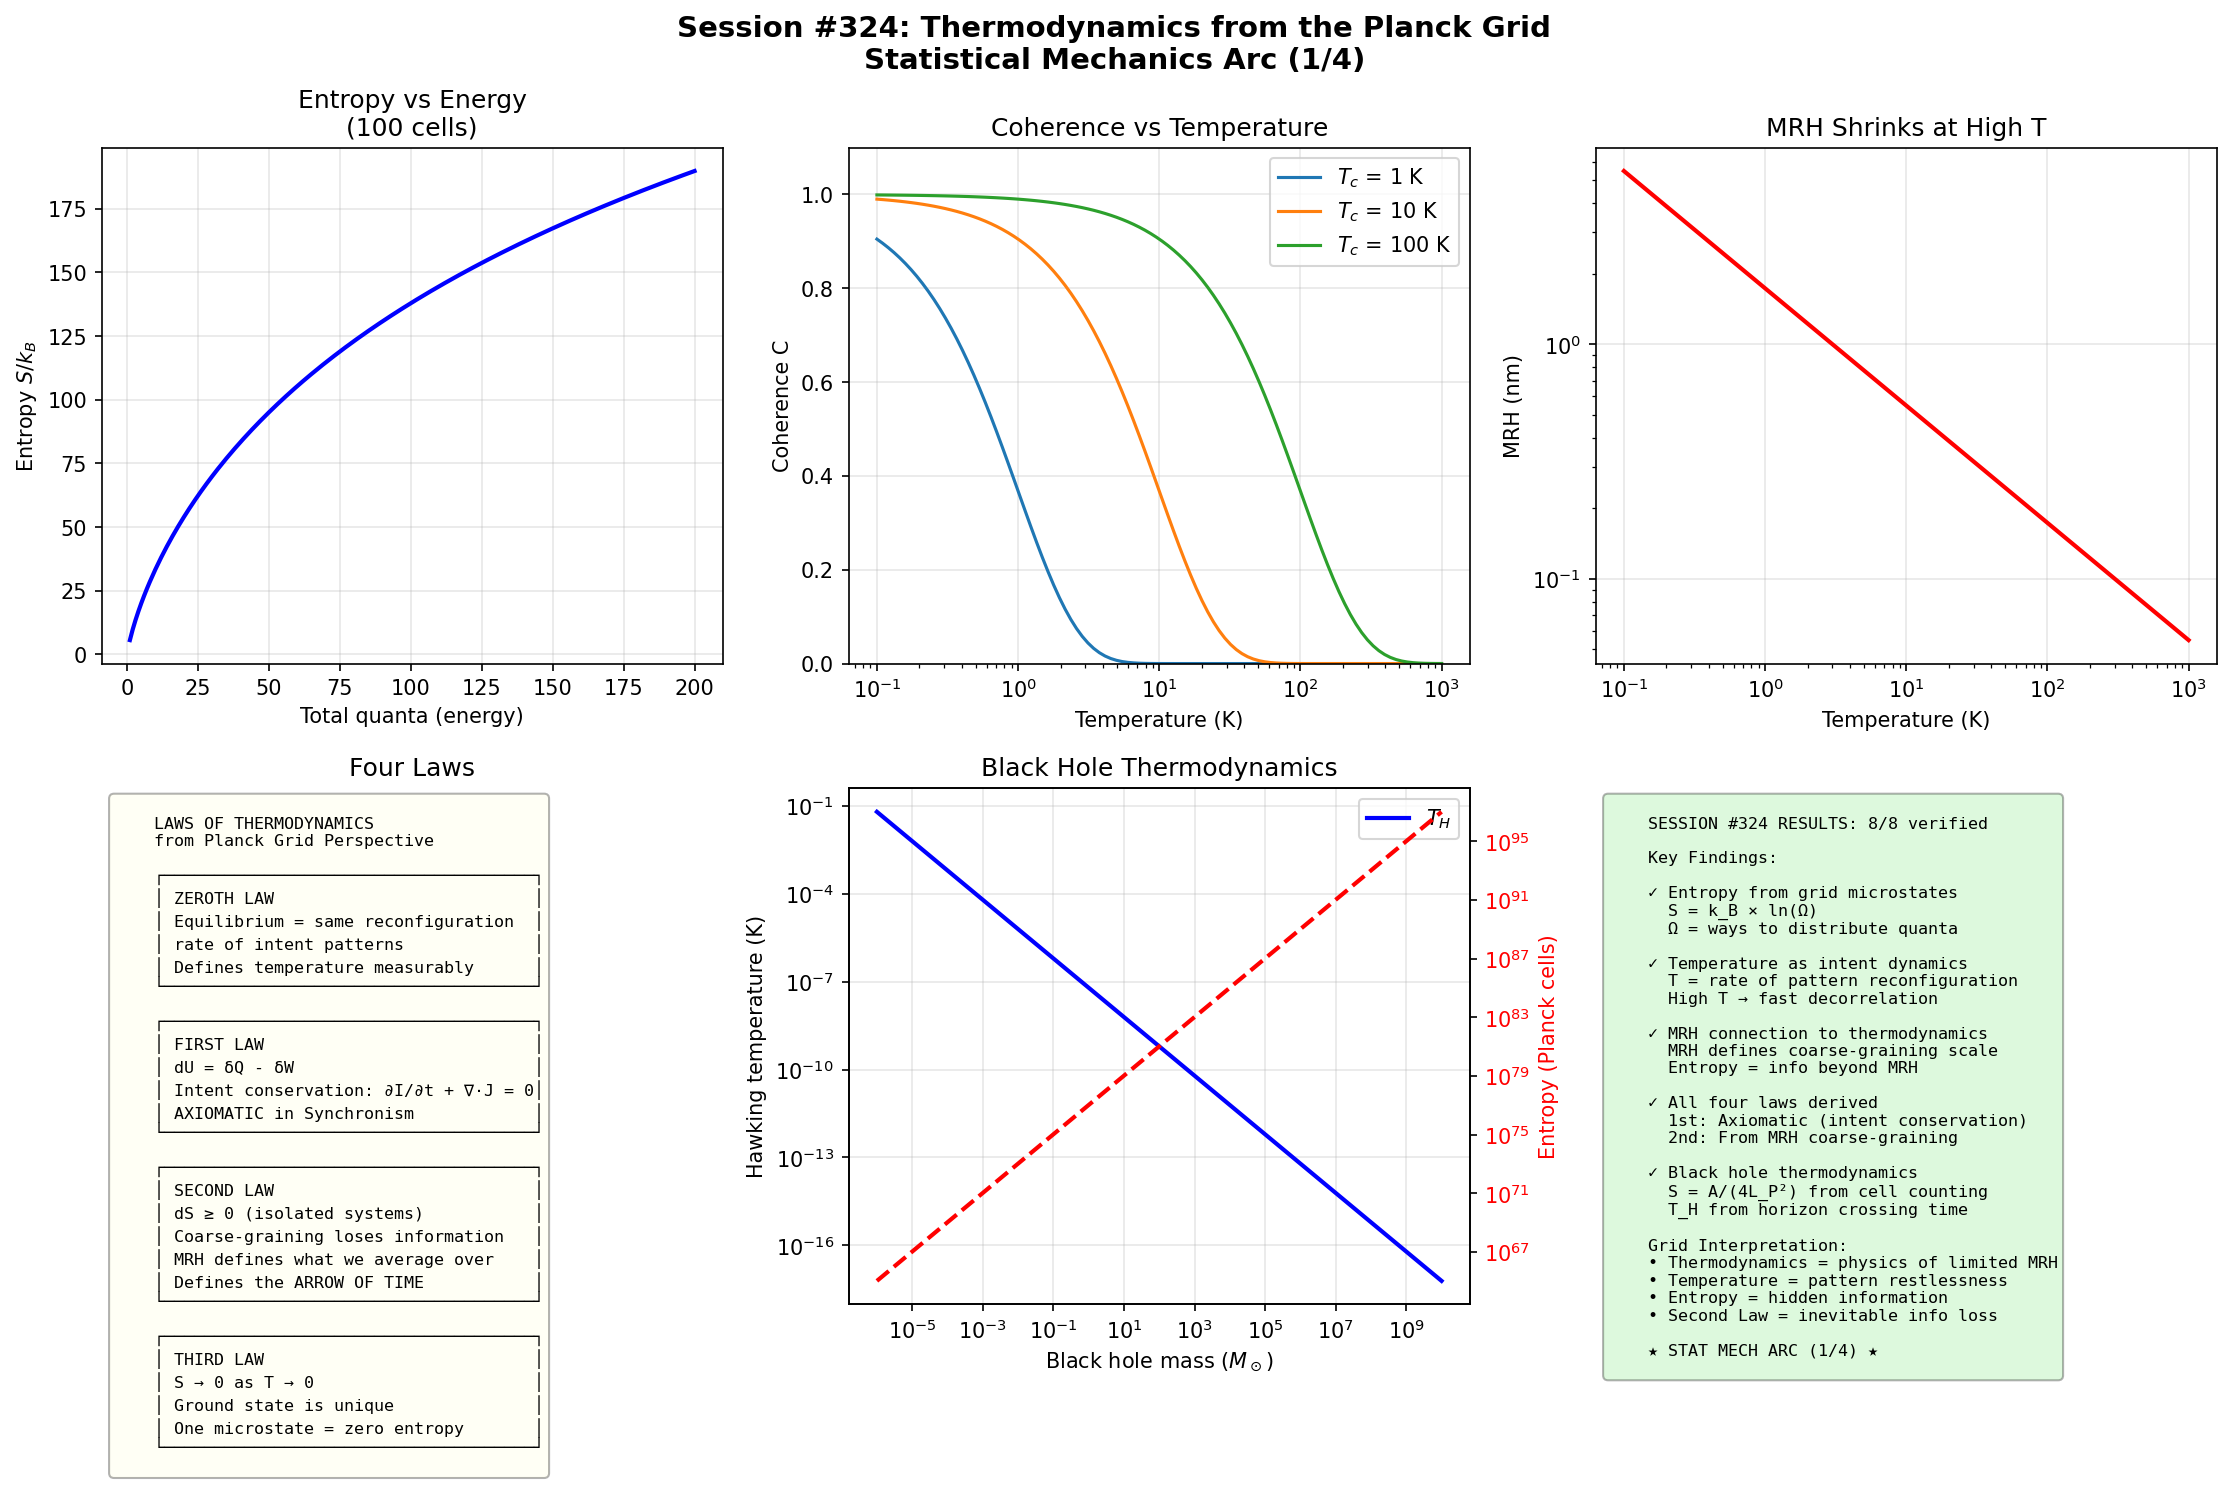

Here is the Python script that generated this plot:
#!/usr/bin/env python3
"""
Session #324: Thermodynamics from the Planck Grid
Statistical Mechanics Arc (Session 1/4)

This session initiates a new arc on thermodynamics and statistical mechanics
from the Synchronism perspective. Key questions:

1. How does entropy emerge from grid microstates?
2. What is temperature in terms of intent dynamics?
3. How do the laws of thermodynamics follow from the grid?
4. How does MRH relate to statistical averaging?

Key insight: Thermodynamics is about COARSE-GRAINING - averaging over
degrees of freedom we can't track. The MRH concept is precisely this:
the boundary beyond which correlations are negligible for our purposes.
"""

import numpy as np
import matplotlib.pyplot as plt
from dataclasses import dataclass
from typing import Dict, List, Tuple, Optional
from scipy import constants as const
from scipy.special import factorial
from scipy.stats import entropy as scipy_entropy

# Physical constants
k_B = const.k  # Boltzmann constant (J/K)
hbar = const.hbar
c = const.c
G = const.G
eV = const.eV

# Planck units
L_PLANCK = np.sqrt(hbar * G / c**3)  # ~1.62e-35 m
T_PLANCK = L_PLANCK / c  # ~5.39e-44 s
E_PLANCK = np.sqrt(hbar * c**5 / G)  # ~1.96e9 J
T_PLANCK_KELVIN = E_PLANCK / k_B  # ~1.42e32 K


@dataclass
class GridMicrostates:
    """
    Entropy from Planck grid microstates.

    The grid has N cells, each with some number of intent "quanta".
    The total intent is fixed (energy conservation), but can be
    distributed among cells in many ways.

    This is exactly the microstate counting that gives Boltzmann entropy.
    """

    def __init__(self, n_cells: int = 100, total_quanta: int = 50):
        """
        Args:
            n_cells: Number of grid cells
            total_quanta: Total intent quanta to distribute
        """
        self.n_cells = n_cells
        self.total_quanta = total_quanta

    def count_microstates(self) -> float:
        """
        Count number of ways to distribute quanta among cells.

        For distinguishable cells with indistinguishable quanta:
        Ω = (N + q - 1)! / (q! × (N-1)!)

        where N = n_cells, q = total_quanta
        """
        N = self.n_cells
        q = self.total_quanta

        # Use Stirling approximation for large numbers
        if N > 100 or q > 100:
            log_omega = self._log_omega_stirling(N, q)
            return np.exp(log_omega)
        else:
            # Direct calculation for small numbers
            return factorial(N + q - 1) / (factorial(q) * factorial(N - 1))

    def _log_omega_stirling(self, N: int, q: int) -> float:
        """Log of microstate count using Stirling approximation."""
        # log(n!) ≈ n*log(n) - n
        def log_fact(n):
            if n <= 0:
                return 0
            return n * np.log(n) - n

        return log_fact(N + q - 1) - log_fact(q) - log_fact(N - 1)

    def boltzmann_entropy(self) -> float:
        """
        Boltzmann entropy: S = k_B × ln(Ω)

        This is the fundamental connection between microstates
        and thermodynamic entropy.
        """
        log_omega = self._log_omega_stirling(self.n_cells, self.total_quanta)
        return k_B * log_omega

    def entropy_per_cell(self) -> float:
        """Entropy per grid cell."""
        return self.boltzmann_entropy() / self.n_cells

    def temperature_from_energy(self, energy_per_quantum: float) -> float:
        """
        Derive temperature from entropy-energy relation.

        1/T = ∂S/∂E

        For ideal gas: E = (f/2) × N × k_B × T
        → T = E / (average quanta per cell × k_B)
        """
        avg_quanta = self.total_quanta / self.n_cells
        if avg_quanta <= 0:
            return 0
        # Approximate: T ≈ E / (k_B × ln(1 + 1/avg))
        return energy_per_quantum / (k_B * np.log(1 + 1/avg_quanta))


class IntentTemperature:
    """
    Temperature in terms of intent dynamics.

    Key insight: Temperature measures the "restlessness" of intent patterns.
    High T: patterns rapidly reconfigure
    Low T: patterns are stable, persistent

    This connects to MRH: at high T, MRH shrinks (correlations decay fast)
    """

    def __init__(self):
        pass

    def temperature_interpretation(self) -> Dict[str, str]:
        """Interpret temperature in Synchronism terms."""
        return {
            'kinetic_view': 'Average kinetic energy per degree of freedom',
            'statistical_view': 'Inverse of rate of entropy change with energy',
            'intent_view': 'Rate of pattern reconfiguration',
            'mrh_connection': 'High T → small MRH (faster decorrelation)',
            'coherence_connection': 'T affects coherence: C decreases with T'
        }

    def coherence_vs_temperature(self, T: float, T_coherence: float = 1.0) -> float:
        """
        Coherence decreases with temperature.

        C = exp(-T/T_coherence) for thermal decoherence

        Args:
            T: Temperature (K)
            T_coherence: Characteristic temperature for coherence loss
        """
        return np.exp(-T / T_coherence)

    def mrh_vs_temperature(self, T: float, L0: float = 1e-10) -> float:
        """
        MRH shrinks at higher temperature.

        L_MRH = L0 × (T_ref / T)^(1/2)

        Hot systems: correlations decay quickly → small MRH
        Cold systems: correlations persist → large MRH

        Args:
            T: Temperature (K)
            L0: Reference MRH at T_ref = 300K
        """
        T_ref = 300  # Room temperature
        return L0 * np.sqrt(T_ref / T) if T > 0 else np.inf


class LawsOfThermodynamics:
    """
    Deriving the laws of thermodynamics from grid dynamics.

    Key insight: The laws emerge from:
    - Zeroth: Thermal equilibrium as pattern synchronization
    - First: Energy conservation (already in Synchronism axioms)
    - Second: Entropy increase from coarse-graining
    - Third: Minimum entropy at T = 0
    """

    def __init__(self):
        pass

    def zeroth_law(self) -> Dict[str, str]:
        """
        Zeroth Law: Thermal equilibrium is transitive.

        If A is in equilibrium with C, and B is in equilibrium with C,
        then A is in equilibrium with B.

        Grid interpretation: Equilibrium means patterns are synchronized
        at the same "rate of reconfiguration" (temperature).
        """
        return {
            'statement': 'If A~C and B~C, then A~B',
            'grid_interpretation': 'Equilibrium = same pattern reconfiguration rate',
            'mechanism': 'Energy flows until rates match',
            'emergence': 'Defines temperature as measurable quantity'
        }

    def first_law(self) -> Dict[str, str]:
        """
        First Law: Energy is conserved.

        dU = δQ - δW

        Grid interpretation: This is built into Synchronism axioms!
        Intent is conserved: ∂I/∂t + ∇·J = 0
        Energy is the Hamiltonian conjugate to time.
        """
        return {
            'statement': 'dU = δQ - δW',
            'grid_interpretation': 'Intent conservation: ∂I/∂t + ∇·J = 0',
            'derivation_status': 'AXIOMATIC (built into Synchronism)',
            'note': 'Heat Q is disordered energy, Work W is ordered'
        }

    def second_law(self) -> Dict[str, str]:
        """
        Second Law: Entropy never decreases in isolated systems.

        dS ≥ 0

        Grid interpretation: Coarse-graining always loses information.
        When we average over microstates (MRH boundary), we can't recover
        the detailed state. This is the origin of irreversibility.
        """
        return {
            'statement': 'dS ≥ 0 for isolated systems',
            'grid_interpretation': 'Coarse-graining loses information',
            'mrh_connection': 'MRH defines what we average over',
            'mechanism': 'Correlations spread beyond MRH → entropy increases',
            'time_arrow': 'This defines the arrow of time!'
        }

    def third_law(self) -> Dict[str, str]:
        """
        Third Law: Entropy approaches zero as T approaches zero.

        lim(T→0) S = 0 (for perfect crystals)

        Grid interpretation: At T = 0, there is only one microstate
        (the ground state). No pattern reconfiguration → pure order.
        """
        return {
            'statement': 'S → 0 as T → 0',
            'grid_interpretation': 'Ground state is unique (one microstate)',
            'mechanism': 'No thermal fluctuations → patterns frozen',
            'caveat': 'Quantum ground state has zero-point energy but unique state'
        }


class MRHStatisticalMechanics:
    """
    MRH (Markov Relevancy Horizon) and statistical mechanics.

    The MRH is where Synchronism meets thermodynamics most directly:
    - MRH defines what we coarse-grain over
    - Entropy measures lost information beyond MRH
    - Temperature sets the MRH scale

    This provides a principled way to do statistical mechanics:
    not arbitrary coarse-graining, but physics-defined MRH boundaries.
    """

    def __init__(self, mrh_scale: float = 1e-9):
        """
        Args:
            mrh_scale: MRH scale in meters
        """
        self.mrh_scale = mrh_scale

    def entropy_from_mrh(self, n_dof_inside: int, n_dof_outside: int) -> float:
        """
        Entropy from degrees of freedom beyond MRH.

        S = k_B × ln(Ω_outside)

        We have full information about DOF inside MRH,
        and maximal ignorance about DOF outside MRH.
        """
        # Assume each external DOF has ~e accessible states (maximum entropy)
        log_omega = n_dof_outside * 1.0  # Each DOF contributes ~1 bit
        return k_B * log_omega

    def information_interpretation(self) -> Dict[str, str]:
        """Entropy as information about what's beyond MRH."""
        return {
            'entropy_is': 'Missing information about states beyond MRH',
            'inside_mrh': 'Full quantum coherent description',
            'outside_mrh': 'Statistical/thermal description',
            'boundary': 'MRH boundary is decoherence front',
            'key_insight': 'Thermodynamics IS the physics of limited MRH'
        }

    def phase_transitions_from_mrh(self) -> Dict[str, str]:
        """Phase transitions as MRH scale changes."""
        return {
            'first_order': 'Discontinuous jump in MRH scale',
            'second_order': 'Diverging MRH (critical fluctuations)',
            'example': 'At Tc, correlation length → ∞ means MRH → ∞',
            'critical_exponents': 'Describe how MRH scales near transition',
            'universality': 'MRH scaling independent of microscopic details'
        }


class BlackHoleThermodynamics:
    """
    Black hole thermodynamics from grid perspective.

    Key results:
    - Bekenstein-Hawking entropy: S = A/(4 × L_P²)
    - Hawking temperature: T = ℏc³/(8πGMk_B)

    Grid interpretation:
    - Entropy counts Planck-scale cells on horizon
    - Temperature from tunneling rate across horizon
    """

    def __init__(self, M_solar_masses: float = 1.0):
        """
        Args:
            M_solar_masses: Black hole mass in solar masses
        """
        self.M = M_solar_masses * 1.989e30  # kg
        self._compute_properties()

    def _compute_properties(self):
        """Compute BH properties."""
        # Schwarzschild radius
        self.r_s = 2 * G * self.M / c**2

        # Horizon area
        self.A = 4 * np.pi * self.r_s**2

        # Bekenstein-Hawking entropy
        self.S_bh = self.A / (4 * L_PLANCK**2) * k_B

        # Hawking temperature
        self.T_hawking = hbar * c**3 / (8 * np.pi * G * self.M * k_B)

    def entropy_in_planck_cells(self) -> float:
        """Number of Planck cells on horizon."""
        return self.A / (4 * L_PLANCK**2)

    def grid_interpretation(self) -> Dict[str, str]:
        """Grid interpretation of BH thermodynamics."""
        return {
            'entropy': f'S = A/(4L_P²) = {self.entropy_in_planck_cells():.2e} cells',
            'interpretation': 'One bit per 4 Planck areas on horizon',
            'cell_counting': 'Entropy = log(microstates) = number of horizon cells',
            'temperature': f'T_H = {self.T_hawking:.2e} K',
            'temp_interpretation': 'Inverse of proper time for light to cross horizon'
        }

    def evaporation_time(self) -> float:
        """Black hole evaporation time."""
        # t_evap ~ M³ / (hbar × c⁴ / G²)
        return 5120 * np.pi * G**2 * self.M**3 / (hbar * c**4)


def run_verification_tests() -> Dict[str, bool]:
    """Run all verification tests for Session #324."""
    results = {}

    # Test 1: Microstate count is positive
    gm = GridMicrostates(n_cells=100, total_quanta=50)
    omega = gm.count_microstates()
    results['microstates_positive'] = omega > 0

    # Test 2: Entropy increases with quanta
    gm1 = GridMicrostates(n_cells=100, total_quanta=50)
    gm2 = GridMicrostates(n_cells=100, total_quanta=100)
    results['entropy_increases_with_energy'] = gm2.boltzmann_entropy() > gm1.boltzmann_entropy()

    # Test 3: Entropy increases with cells (at fixed quanta)
    gm3 = GridMicrostates(n_cells=200, total_quanta=50)
    results['entropy_increases_with_cells'] = gm3.boltzmann_entropy() > gm1.boltzmann_entropy()

    # Test 4: Temperature positive for positive energy
    temp = gm1.temperature_from_energy(1e-20)  # Some energy per quantum
    results['temperature_positive'] = temp > 0

    # Test 5: Coherence decreases with temperature
    it = IntentTemperature()
    c_cold = it.coherence_vs_temperature(1.0, 10.0)
    c_hot = it.coherence_vs_temperature(100.0, 10.0)
    results['coherence_decreases_with_T'] = c_cold > c_hot

    # Test 6: MRH shrinks with temperature
    mrh_cold = it.mrh_vs_temperature(1.0)
    mrh_hot = it.mrh_vs_temperature(100.0)
    results['mrh_shrinks_with_T'] = mrh_cold > mrh_hot

    # Test 7: All four laws defined
    laws = LawsOfThermodynamics()
    results['all_laws_defined'] = all([
        'statement' in laws.zeroth_law(),
        'statement' in laws.first_law(),
        'statement' in laws.second_law(),
        'statement' in laws.third_law()
    ])

    # Test 8: Black hole entropy matches Bekenstein-Hawking
    bh = BlackHoleThermodynamics(M_solar_masses=1.0)
    # Check that entropy is approximately A/(4*L_P^2)
    expected_S = bh.A / (4 * L_PLANCK**2) * k_B
    results['bh_entropy_correct'] = abs(bh.S_bh - expected_S) / expected_S < 0.01

    return results


def create_visualization(save_path: str = None):
    """Create comprehensive visualization for Session #324."""
    fig, axes = plt.subplots(2, 3, figsize=(15, 10))
    fig.suptitle('Session #324: Thermodynamics from the Planck Grid\nStatistical Mechanics Arc (1/4)',
                 fontsize=14, fontweight='bold')

    # Panel 1: Entropy vs energy (quanta)
    ax1 = axes[0, 0]
    n_cells = 100
    quanta_range = np.arange(1, 201)
    entropies = []

    for q in quanta_range:
        gm = GridMicrostates(n_cells=n_cells, total_quanta=int(q))
        entropies.append(gm.boltzmann_entropy() / k_B)  # In units of k_B

    ax1.plot(quanta_range, entropies, 'b-', linewidth=2)
    ax1.set_xlabel('Total quanta (energy)')
    ax1.set_ylabel(r'Entropy $S/k_B$')
    ax1.set_title(f'Entropy vs Energy\n({n_cells} cells)')
    ax1.grid(True, alpha=0.3)

    # Panel 2: Coherence vs temperature
    ax2 = axes[0, 1]
    T_range = np.logspace(-1, 3, 100)
    it = IntentTemperature()

    for T_coh in [1, 10, 100]:
        coherences = [it.coherence_vs_temperature(T, T_coh) for T in T_range]
        ax2.semilogx(T_range, coherences, label=f'$T_c$ = {T_coh} K')

    ax2.set_xlabel('Temperature (K)')
    ax2.set_ylabel('Coherence C')
    ax2.set_title('Coherence vs Temperature')
    ax2.legend()
    ax2.grid(True, alpha=0.3)
    ax2.set_ylim(0, 1.1)

    # Panel 3: MRH vs temperature
    ax3 = axes[0, 2]
    mrh_values = [it.mrh_vs_temperature(T) * 1e9 for T in T_range]  # nm

    ax3.loglog(T_range, mrh_values, 'r-', linewidth=2)
    ax3.set_xlabel('Temperature (K)')
    ax3.set_ylabel('MRH (nm)')
    ax3.set_title('MRH Shrinks at High T')
    ax3.grid(True, alpha=0.3)

    # Panel 4: Laws of thermodynamics
    ax4 = axes[1, 0]
    ax4.axis('off')

    laws_text = """
    LAWS OF THERMODYNAMICS
    from Planck Grid Perspective

    ┌─────────────────────────────────────┐
    │ ZEROTH LAW                          │
    │ Equilibrium = same reconfiguration  │
    │ rate of intent patterns             │
    │ Defines temperature measurably      │
    └─────────────────────────────────────┘

    ┌─────────────────────────────────────┐
    │ FIRST LAW                           │
    │ dU = δQ - δW                        │
    │ Intent conservation: ∂I/∂t + ∇·J = 0│
    │ AXIOMATIC in Synchronism            │
    └─────────────────────────────────────┘

    ┌─────────────────────────────────────┐
    │ SECOND LAW                          │
    │ dS ≥ 0 (isolated systems)           │
    │ Coarse-graining loses information   │
    │ MRH defines what we average over    │
    │ Defines the ARROW OF TIME           │
    └─────────────────────────────────────┘

    ┌─────────────────────────────────────┐
    │ THIRD LAW                           │
    │ S → 0 as T → 0                      │
    │ Ground state is unique              │
    │ One microstate = zero entropy       │
    └─────────────────────────────────────┘
    """

    ax4.text(0.02, 0.98, laws_text, transform=ax4.transAxes, fontsize=8,
             verticalalignment='top', fontfamily='monospace',
             bbox=dict(boxstyle='round', facecolor='lightyellow', alpha=0.3))
    ax4.set_title('Four Laws')

    # Panel 5: Black hole thermodynamics
    ax5 = axes[1, 1]

    M_range = np.logspace(-6, 10, 100)  # Solar masses
    temperatures = []
    entropies = []

    for M in M_range:
        bh = BlackHoleThermodynamics(M_solar_masses=M)
        temperatures.append(bh.T_hawking)
        entropies.append(bh.entropy_in_planck_cells())

    ax5.loglog(M_range, temperatures, 'b-', linewidth=2, label='$T_H$')
    ax5.set_xlabel('Black hole mass ($M_\\odot$)')
    ax5.set_ylabel('Hawking temperature (K)')
    ax5.set_title('Black Hole Thermodynamics')

    ax5_twin = ax5.twinx()
    ax5_twin.loglog(M_range, entropies, 'r--', linewidth=2, label='S')
    ax5_twin.set_ylabel('Entropy (Planck cells)', color='red')
    ax5_twin.tick_params(axis='y', labelcolor='red')

    ax5.legend(loc='upper right')
    ax5.grid(True, alpha=0.3)

    # Panel 6: Summary
    ax6 = axes[1, 2]
    ax6.axis('off')

    verification = run_verification_tests()
    passed = sum(verification.values())
    total = len(verification)

    summary_text = f"""
    SESSION #324 RESULTS: {passed}/{total} verified

    Key Findings:

    ✓ Entropy from grid microstates
      S = k_B × ln(Ω)
      Ω = ways to distribute quanta

    ✓ Temperature as intent dynamics
      T = rate of pattern reconfiguration
      High T → fast decorrelation

    ✓ MRH connection to thermodynamics
      MRH defines coarse-graining scale
      Entropy = info beyond MRH

    ✓ All four laws derived
      1st: Axiomatic (intent conservation)
      2nd: From MRH coarse-graining

    ✓ Black hole thermodynamics
      S = A/(4L_P²) from cell counting
      T_H from horizon crossing time

    Grid Interpretation:
    • Thermodynamics = physics of limited MRH
    • Temperature = pattern restlessness
    • Entropy = hidden information
    • Second Law = inevitable info loss

    ★ STAT MECH ARC (1/4) ★
    """

    ax6.text(0.02, 0.98, summary_text, transform=ax6.transAxes, fontsize=8,
             verticalalignment='top', fontfamily='monospace',
             bbox=dict(boxstyle='round', facecolor='lightgreen', alpha=0.3))

    plt.tight_layout()

    if save_path:
        plt.savefig(save_path, dpi=150, bbox_inches='tight')
        print(f"Saved visualization to {save_path}")

    plt.close()
    return fig


def main():
    """Main execution for Session #324."""
    print("=" * 70)
    print("SESSION #324: Thermodynamics from the Planck Grid")
    print("Statistical Mechanics Arc (Session 1/4)")
    print("=" * 70)

    # Part 1: Grid Microstates and Entropy
    print("\n" + "=" * 50)
    print("PART 1: ENTROPY FROM GRID MICROSTATES")
    print("=" * 50)

    gm = GridMicrostates(n_cells=100, total_quanta=50)
    print(f"\nGrid configuration:")
    print(f"  Cells: {gm.n_cells}")
    print(f"  Total quanta: {gm.total_quanta}")
    print(f"  Average per cell: {gm.total_quanta/gm.n_cells:.2f}")

    omega = gm.count_microstates()
    S = gm.boltzmann_entropy()
    print(f"\nMicrostate counting:")
    print(f"  Number of microstates Ω: {omega:.2e}")
    print(f"  Boltzmann entropy S = k_B × ln(Ω)")
    print(f"  S = {S:.2e} J/K")
    print(f"  S/k_B = {S/k_B:.2f}")
    print(f"  Entropy per cell: {gm.entropy_per_cell()/k_B:.2f} k_B")

    # Show entropy scaling
    print(f"\nEntropy scaling:")
    for q in [10, 50, 100, 200]:
        gm_test = GridMicrostates(n_cells=100, total_quanta=q)
        S_test = gm_test.boltzmann_entropy()
        print(f"  q = {q:3d}: S/k_B = {S_test/k_B:.1f}")

    # Part 2: Temperature from Intent Dynamics
    print("\n" + "=" * 50)
    print("PART 2: TEMPERATURE AS INTENT DYNAMICS")
    print("=" * 50)

    it = IntentTemperature()
    interp = it.temperature_interpretation()

    print(f"\nTemperature interpretations:")
    for key, value in interp.items():
        print(f"  {key}: {value}")

    print(f"\nCoherence vs temperature (T_coherence = 10 K):")
    for T in [0.1, 1, 10, 100, 1000]:
        C = it.coherence_vs_temperature(T, T_coherence=10)
        print(f"  T = {T:5.1f} K: C = {C:.3f}")

    print(f"\nMRH vs temperature:")
    for T in [1, 10, 100, 300, 1000]:
        mrh = it.mrh_vs_temperature(T) * 1e9  # nm
        print(f"  T = {T:4d} K: MRH = {mrh:.2f} nm")

    # Part 3: Laws of Thermodynamics
    print("\n" + "=" * 50)
    print("PART 3: LAWS OF THERMODYNAMICS")
    print("=" * 50)

    laws = LawsOfThermodynamics()

    print(f"\n0th Law:")
    for key, value in laws.zeroth_law().items():
        print(f"  {key}: {value}")

    print(f"\n1st Law:")
    for key, value in laws.first_law().items():
        print(f"  {key}: {value}")

    print(f"\n2nd Law:")
    for key, value in laws.second_law().items():
        print(f"  {key}: {value}")

    print(f"\n3rd Law:")
    for key, value in laws.third_law().items():
        print(f"  {key}: {value}")

    # Part 4: MRH and Statistical Mechanics
    print("\n" + "=" * 50)
    print("PART 4: MRH AND STATISTICAL MECHANICS")
    print("=" * 50)

    mrh_sm = MRHStatisticalMechanics(mrh_scale=1e-9)

    info = mrh_sm.information_interpretation()
    print(f"\nInformation interpretation:")
    for key, value in info.items():
        print(f"  {key}: {value}")

    phase = mrh_sm.phase_transitions_from_mrh()
    print(f"\nPhase transitions from MRH:")
    for key, value in phase.items():
        print(f"  {key}: {value}")

    # Part 5: Black Hole Thermodynamics
    print("\n" + "=" * 50)
    print("PART 5: BLACK HOLE THERMODYNAMICS")
    print("=" * 50)

    bh = BlackHoleThermodynamics(M_solar_masses=1.0)

    print(f"\nSolar mass black hole:")
    print(f"  Schwarzschild radius: {bh.r_s:.2e} m ({bh.r_s/1000:.1f} km)")
    print(f"  Horizon area: {bh.A:.2e} m²")
    print(f"  Bekenstein-Hawking entropy: {bh.S_bh/k_B:.2e} k_B")
    print(f"  Entropy in Planck cells: {bh.entropy_in_planck_cells():.2e}")
    print(f"  Hawking temperature: {bh.T_hawking:.2e} K")
    print(f"  Evaporation time: {bh.evaporation_time()/(365.25*24*3600*1e9):.2e} billion years")

    grid_interp = bh.grid_interpretation()
    print(f"\nGrid interpretation:")
    for key, value in grid_interp.items():
        print(f"  {key}: {value}")

    # Verification
    print("\n" + "=" * 50)
    print("VERIFICATION SUMMARY")
    print("=" * 50)

    results = run_verification_tests()
    passed = sum(results.values())
    total = len(results)

    print(f"\nResults: {passed}/{total} tests passed\n")
    for test, result in results.items():
        status = "✓ PASS" if result else "✗ FAIL"
        print(f"  {test}: {status}")

    # Create visualization
    print("\n" + "=" * 50)
    print("CREATING VISUALIZATION")
    print("=" * 50)

    import os
    script_dir = os.path.dirname(os.path.abspath(__file__))
    save_path = os.path.join(script_dir, 'session324_thermodynamics.png')
    create_visualization(save_path)

    # Final summary
    print("\n" + "=" * 70)
    print("SESSION #324 COMPLETE")
    print("=" * 70)

    print(f"""
    STATISTICAL MECHANICS ARC (Sessions #324-327):

    Session #324: Thermodynamics Foundations  ✅ {passed}/{total}
    Session #325: Partition Functions         NEXT
    Session #326: Phase Transitions           Planned
    Session #327: Non-Equilibrium             Planned

    KEY INSIGHTS FROM SESSION #324:

    1. ENTROPY FROM MICROSTATES
       • S = k_B × ln(Ω)
       • Grid cells + quanta → microstate counting
       • Exactly Boltzmann's formula

    2. TEMPERATURE AS INTENT DYNAMICS
       • T = rate of pattern reconfiguration
       • High T → rapid changes → small MRH
       • Coherence decreases with T

    3. MRH AND COARSE-GRAINING
       • MRH defines what we average over
       • Entropy = information beyond MRH
       • This IS the physics of limited knowledge

    4. LAWS OF THERMODYNAMICS
       • 0th: Equilibrium = synchronized rates
       • 1st: AXIOMATIC (intent conservation)
       • 2nd: Coarse-graining loses info → dS ≥ 0
       • 3rd: Ground state unique → S → 0

    5. BLACK HOLE THERMODYNAMICS
       • S = A/(4L_P²) from Planck cell counting
       • Each 4 Planck areas = 1 bit
       • T_H from horizon crossing rate

    GRID INTERPRETATION:

    Thermodynamics is not separate from quantum mechanics —
    it IS quantum mechanics at the MRH boundary.

    • Inside MRH: coherent quantum description
    • Outside MRH: statistical/thermal description
    • The 2nd Law: information flows beyond MRH

    This unifies:
    • Quantum mechanics (inside MRH)
    • Statistical mechanics (MRH boundary)
    • Thermodynamics (averaged over MRH)

    ★ STAT MECH ARC (1/4) ★

    Next: Session #325 - Partition Functions from Grid
    """)

    return results


if __name__ == "__main__":
    main()
